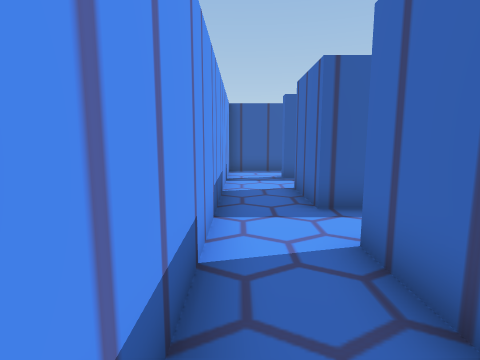
[1] (above)

24 first-person views from a walk through a scene from a Unity 3-D project. The camera is 1.4 m above the floor, tilts 8° down and sees 80° across. The floor is counted in squares, 1 m on a side. Each view is taken from the middle of a square. On the plan, view 1 faces up. The plan holds only what a view shows up to about 14 squares ahead; the rest is blank. The place goes on beyond the plan. The player character is not drawn. Some animated figures are not drawn.

[2]
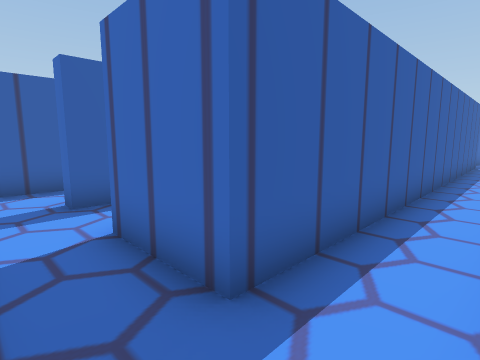

[3]
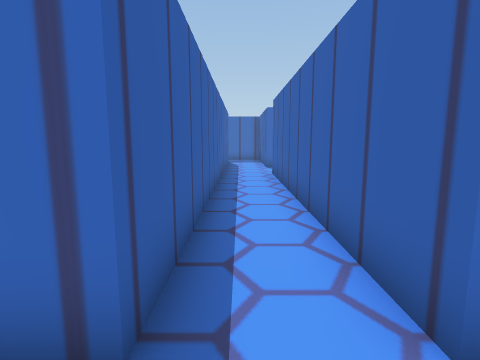

[4]
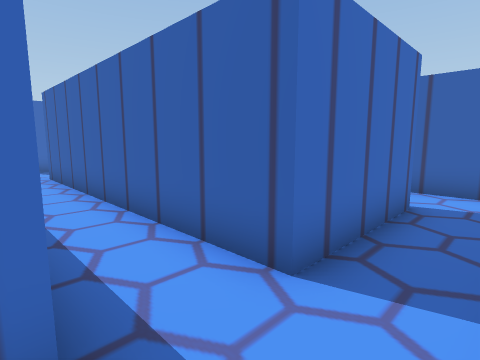

[5]
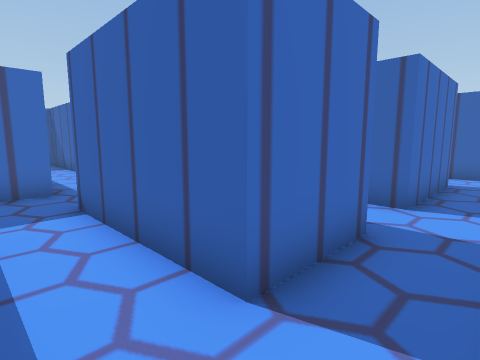

[6]
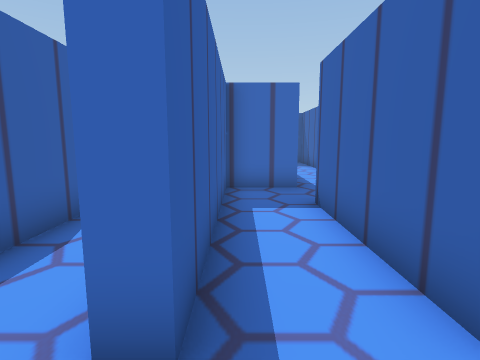

[7]
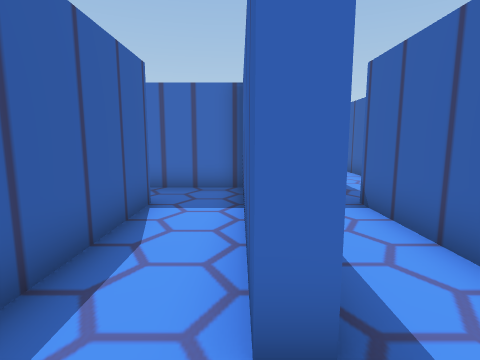

[8]
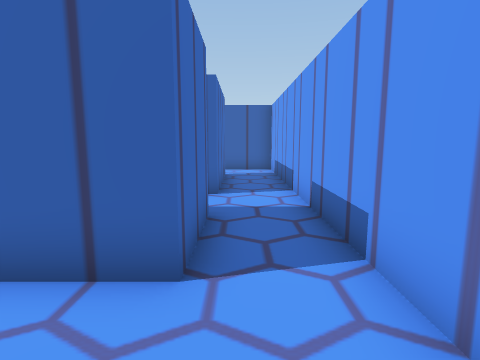

[9]
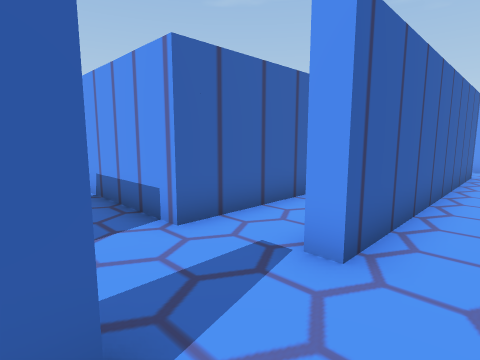

[10]
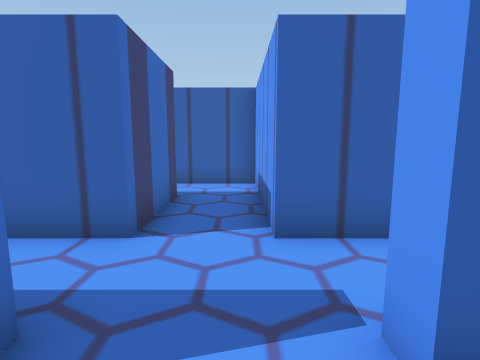

[11]
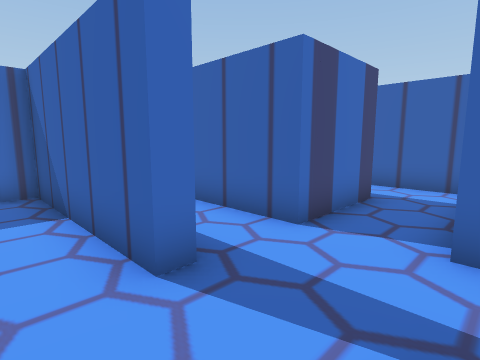

[12]
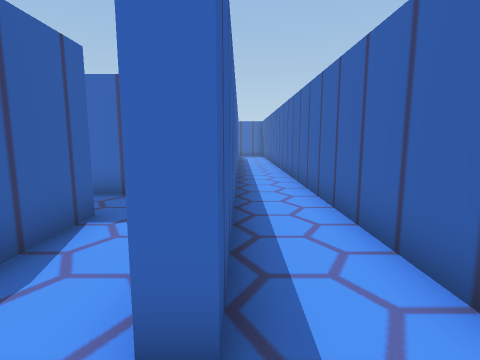

[13]
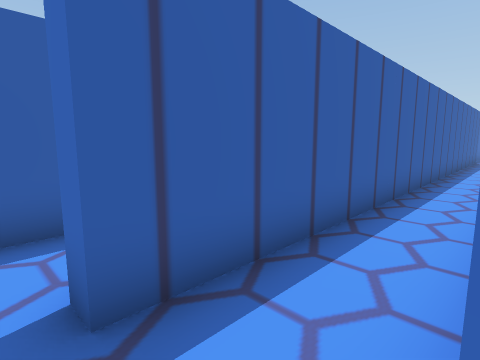

[14]
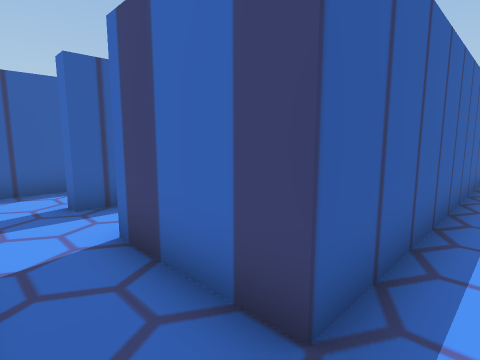

[15]
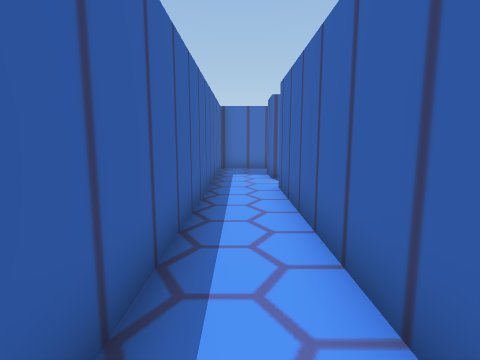

[16]
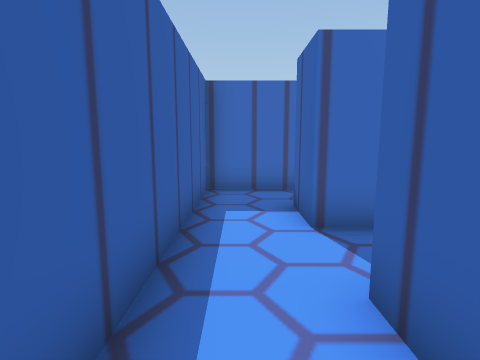

[17]
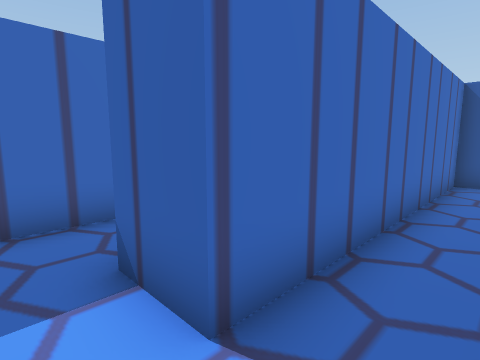

[18]
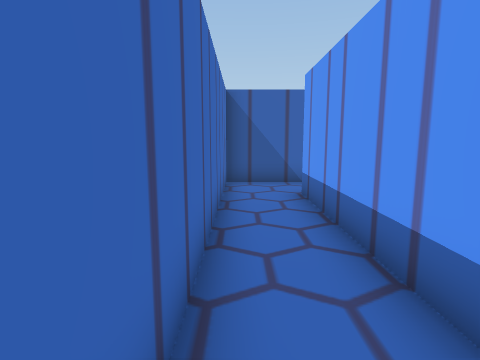

[19]
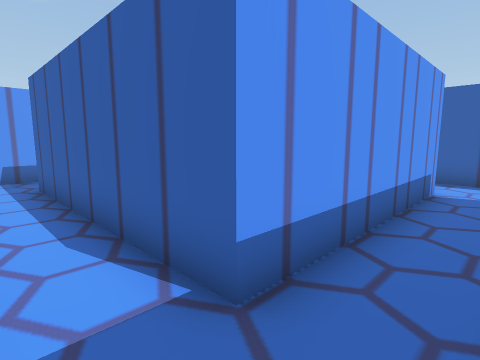

[20]
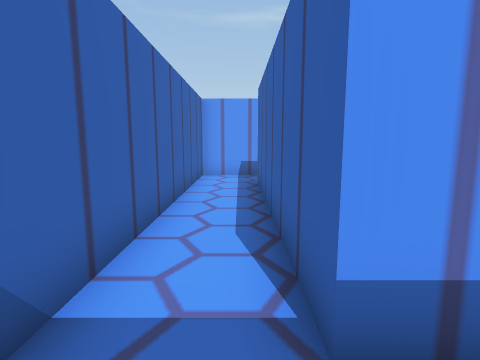

[21]
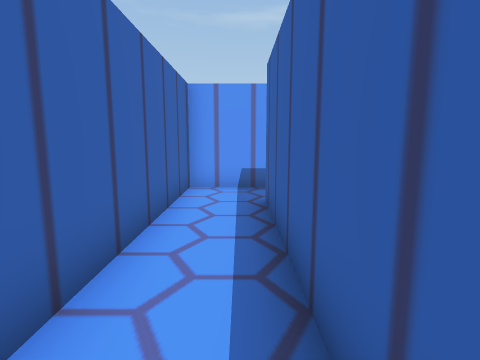

[22]
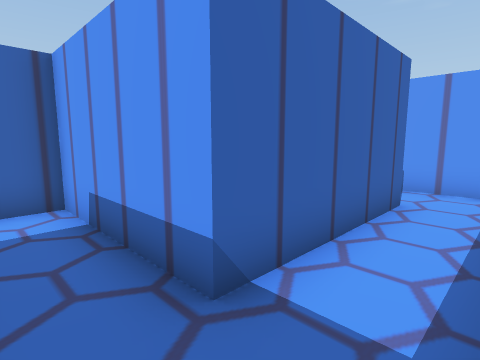

[23]
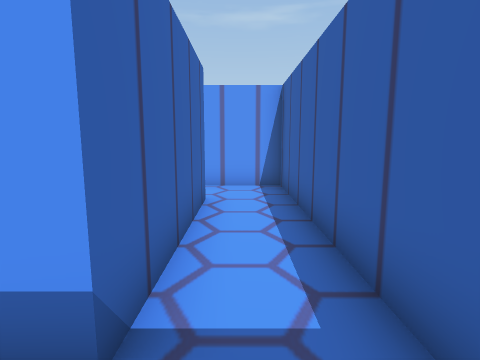

[24]
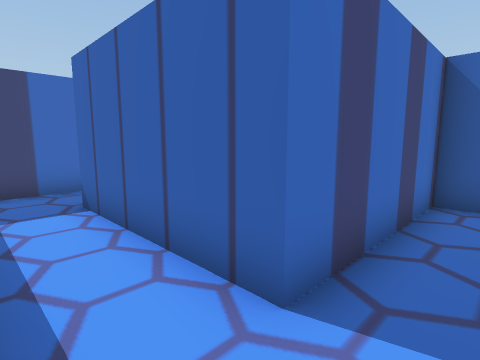

### Floor plan
Points are (right, up) in squares from view 1. A wall is a line through its corners. A room is listed if a view was taken in it or the views show most of it. See-through windows are left out.
Room 1 (views 1, 2, 3, 4, 5, 6, 7, 8, 9, 10, 11, 12, 13, 14, 15)
walls: (11.1, 6.2) (16.2, 6.2); (8.3, 8.2) (8.3, 10.4) (1.6, 10.4) (1.6, 10.9); (8.6, 1) (12.5, 1) (12.5, -3.9); (18.2, 5.7) (1.6, 5.7) (1.6, 8.3) (6.4, 8.3); (14.6, -2.1) (14.6, 1) (27.1, 1); (12.5, -4.1) (14.5, -4.1); (20.3, 5.9) (20.3, 6.9); (1.6, -0.6) (1.6, 3.6) (12, 3.6) (12, 3.1); (-0.5, 11.5) (-0.5, -2.6) (2.1, -2.6); (28.5, 3.1) (14.6, 3.1) (14.6, 3.6) (20.3, 3.6) (20.3, 4.4)
ways out: opening at (15, -3) to room 2; opening at (0.5, 11) to room 3; opening at (2, -1.5)
Room 2 (views 16, 17, 18, 19, 20, 21, 22, 23, 24)
walls: (14.6, -9.5) (14.6, -7.6); (12.6, -6.7) (5.2, -6.7) (5.2, -9.5); (14.5, -4.1) (22.4, -4.1) (22.4, -11.4) (14.5, -11.4); (6.5, -14) (7.3, -14) (7.3, -8.8) (12.5, -8.8) (12.5, -13.5) (24.5, -13.5) (24.5, -4.1); (24.4, -2.1) (14.6, -2.1)
ways out: opening at (15, -3) to room 1; opening at (25.5, -3)
Room 3 (no view inside)
walls: (6.4, 13) (-0.5, 13) (-0.5, 11.5); (8.3, 10.9) (8.3, 13.8); (1.6, 10.9) (5.8, 10.9)
ways out: opening at (0.5, 11) to room 1; opening at (7.5, 13)

Where each view was taken, in squares from view 1:
view 1: 0 up, 0 right, facing up
view 2: 4 up, 0 right, facing up-right
view 3: 5 up, 0 right, facing right
view 4: 6 up, 0 right, facing down-right
view 5: 10 up, 0 right, facing down-right
view 6: 10 up, 0 right, facing right
view 7: 11 up, 0 right, facing right
view 8: 11 up, 1 right, facing down
view 9: 5 up, 15 right, facing down-left
view 10: 5 up, 13 right, facing down
view 11: 5 up, 12 right, facing down-right
view 12: 3 up, 13 right, facing right
view 13: 1 up, 14 right, facing up-right
view 14: 3 down, 13 right, facing up-right
view 15: 3 down, 14 right, facing right
view 16: 3 down, 20 right, facing right
view 17: 3 down, 23 right, facing down-right
view 18: 4 down, 24 right, facing down
view 19: 13 down, 24 right, facing up-left
view 20: 12 down, 24 right, facing left
view 21: 12 down, 21 right, facing left
view 22: 7 down, 14 right, facing down-left
view 23: 8 down, 14 right, facing left
view 24: 7 down, 6 right, facing down-right
